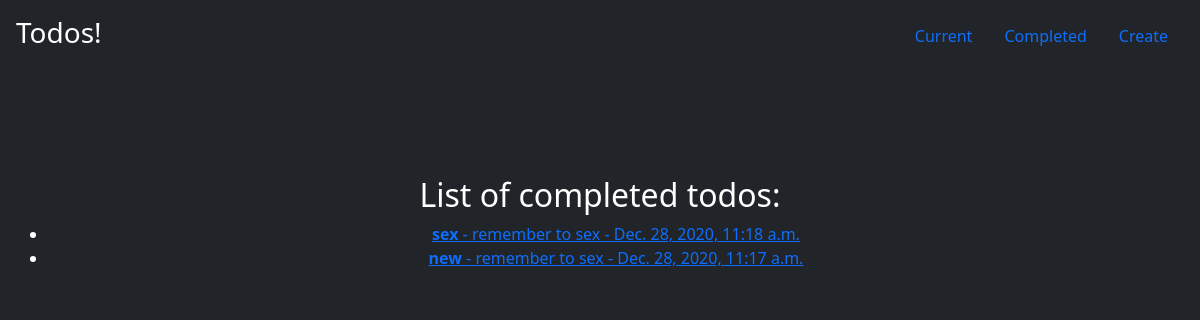
/completed/ (signed in), run on the app's committed database.
### todo/models.py (models this page shows, shortened)
class Todo(models.Model):
    title = models.CharField(max_length=200)
    memo = models.TextField(blank=True)
    created = models.DateTimeField(auto_now_add=True)
    completed = models.DateTimeField(null=True, blank=True)
    important = models.BooleanField(default=False )
    user = models.ForeignKey(User, on_delete=models.CASCADE)

### todo/views.py (the view)
# urls.py: path('completed/', views.completedtodos, name='completedtodos'),
@login_required
def completedtodos(request):
    todos = Todo.objects.filter(user=request.user)
    return render(request, 'todo/completedtodos.html', {'todos': todos})

### todo/templates/todo/completedtodos.html
{% extends 'todo/base.html' %}
{% block content %}
  <h2>List of completed todos: </h2>
  <ul>
    {% for todo in todos %}
    <li>
        <a href="{% url 'viewtodo' todo.id %}">
        {% if todo.important == True %}<b>{% endif %}
          {{ todo.title }}
        {% if todo.important %}</b>{% endif %}
        - {{ todo.memo }}
        - {{ todo.completed }}
        </a>
    </li>
    {% endfor %}
  </ul>
{% endblock %}

### data on the page
Todo: title "sex", memo "remember to sex", completed "Dec. 28, 2020, 11:18 a.m."
Todo: title "new", memo "remember to sex", completed "Dec. 28, 2020, 11:17 a.m."
